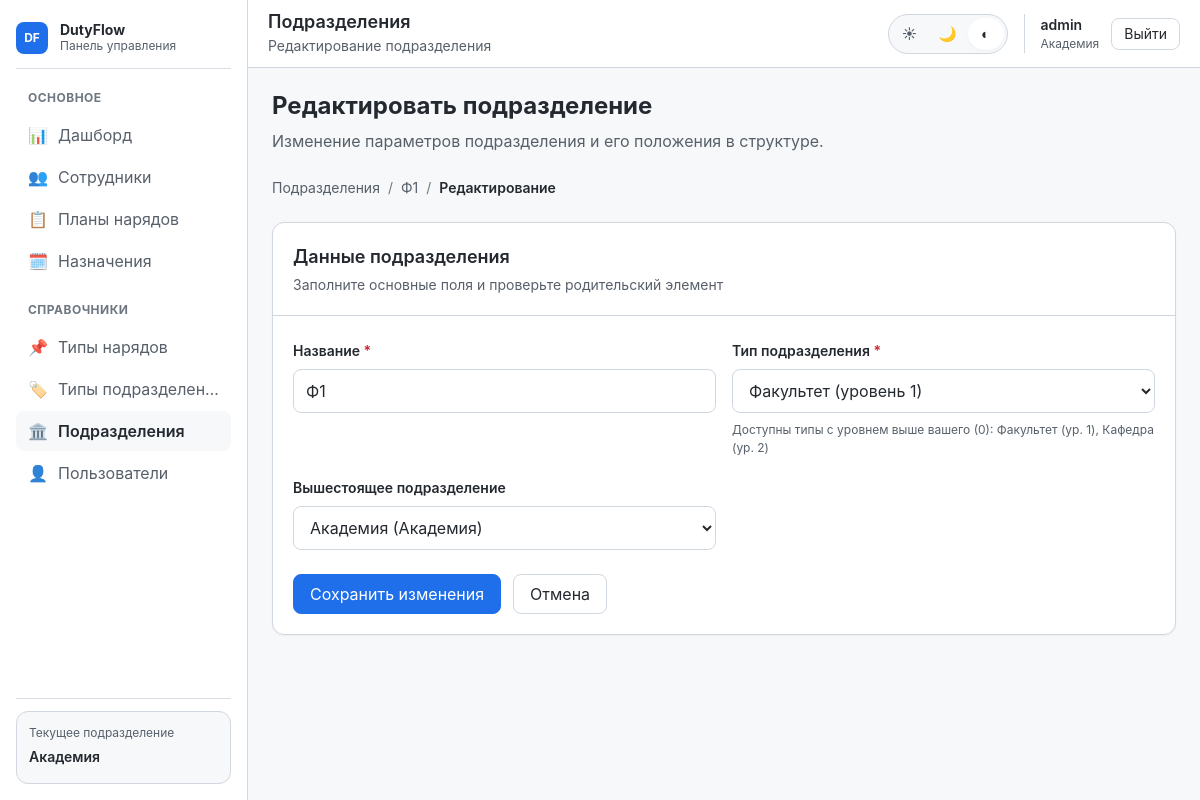
Page /units/2/edit/ (signed in) on the committed database.
### users_app/models.py (models this page shows, shortened)
class UserProfile(models.Model):
    user = models.OneToOneField(
        User,
        on_delete=models.CASCADE,
        related_name='profile'
    )
    unit = models.ForeignKey(
        Unit,
        on_delete=models.PROTECT,
        related_name='users'
    )
    created_by = models.ForeignKey(
        User,
        on_delete=models.SET_NULL,
        null=True,
        blank=True,
        related_name='created_users',
        verbose_name="Создал пользователь"
    )
    created_at = models.DateTimeField(auto_now_add=True, verbose_name="Дата создания")
    class Meta:
        verbose_name = "Профиль пользователя"
        verbose_name_plural = "Профили пользователей"

### units/models.py (models this page shows, shortened)
class Unit(models.Model):
    name = models.CharField(max_length=255, verbose_name="Название")
    parent = models.ForeignKey(
        'self',
        on_delete=models.SET_NULL,
        null=True,
        blank=True,
        related_name='children',
        verbose_name="Вышестоящее подразделение"
    )
    unit_type = models.ForeignKey(
        UnitType,
        on_delete=models.PROTECT,
        related_name='units',
        verbose_name="Тип подразделения"
    )
    class Meta:
        verbose_name = "Подразделение"
        verbose_name_plural = "Подразделения"
        ordering = ['unit_type__level', 'name']
    def get_descendants_ids(self, include_self=False):
        ids = [self.id] if include_self else []
        def collect(child):
            for c in child.children.all():
                ids.append(c.id)
                collect(c)
        collect(self)
        return ids
    def get_ancestors(self):
        ancestors = []
        current = self.parent
        while current:
            ancestors.append(current)
            current = current.parent
        return ancestors

### core/views/units/unit.py (the view)
@login_required
def unit_edit(request, pk):
    access = AccessService(request.user)
    unit = get_object_or_404(Unit, pk=pk)
    if not access.can_edit_unit(unit):
        messages.error(request, "У вас нет прав на редактирование этого подразделения")
        return redirect("units:list")
    if request.method == "POST":
        form = UnitForm(request.POST, instance=unit, user=request.user)
        if form.is_valid():
            try:
                unit = form.save()
                messages.success(request, f'Подразделение "{unit.name}" обновлено')
                return redirect("units:detail", pk=unit.pk)
            except IntegrityError as e:
                messages.error(request, f"Ошибка при обновлении подразделения: {str(e)}")
    else:
        form = UnitForm(instance=unit, user=request.user)
    return render(request, "app/units/form.html", {
        "form": form,
        "unit": unit,
        "active_tab": "units",
        "page_title": "Подразделения",
        "page_subtitle": "Редактирование подразделения",
        "title": "Редактировать подразделение",
    })

### templates/app/units/form.html (shortened to what this page needs)
{% extends 'app/base_app.html' %}
{% block app_content %}
<section class="page-section">
    <div class="page-header">
        <div class="page-header__main">
            <h2 class="page-header__title">{{ title }}</h2>
            <p class="page-header__subtitle">
                {% if unit %}
                    Изменение параметров подразделения и его положения в структуре.
                {% else %}
                    Создание нового подразделения в иерархии.
                {% endif %}
            </p>
        </div>
    </div>
</section>
{% if unit %}
<section class="page-section">
    <div class="unit-breadcrumbs">
        <a href="{% url 'units:list' %}" class="unit-breadcrumbs__link">Подразделения</a>
        <span class="unit-breadcrumbs__separator">/</span>
        <a href="{% url 'units:detail' unit.pk %}" class="unit-breadcrumbs__link">{{ unit.name }}</a>
        <span class="unit-breadcrumbs__separator">/</span>
        <span class="unit-breadcrumbs__current">Редактирование</span>
    </div>
</section>
{% endif %}
<section class="page-section">
    <article class="card form-card">
        <div class="card__header">
            <div>
                <h3 class="card__title">Данные подразделения</h3>
                <p class="card__subtitle">Заполните основные поля и проверьте родительский элемент</p>
            </div>
        </div>
        <div class="card__body">
            <form method="post" class="form">
                <div class="form-layout">
                    {% for field in form %}
                        <div class="form-field">
                            <label for="{{ field.id_for_label }}" class="form-field__label">
                                {{ field.label }}
                                {% if field.field.required %}
                                    <span class="form-field__required">*</span>
                                {% endif %}
                            </label>
                            {{ field }}
                            {% if field.help_text %}
                                <div class="form-field__help">{{ field.help_text }}</div>
                            {% endif %}
                        </div>
                    {% endfor %}
                </div>
                <div class="form-actions">
                    <button type="submit" class="button button--primary">
                        {% if unit %}Сохранить изменения{% else %}Создать подразделение{% endif %}
                    </button>
                    {% if unit %}
                        <a href="{% url 'units:detail' unit.pk %}" class="button">Отмена</a>
                    {% else %}
                        <a href="{% url 'units:list' %}" class="button">Отмена</a>
                    {% endif %}
                </div>
            </form>
        </div>
    </article>
</section>
{% endblock %}

### templates/components/layout/app_sidebar.html (shortened to what this page needs)
<aside class="app-sidebar" data-sidebar>
    <div class="app-sidebar__inner">
        <div class="app-sidebar__header">
            <a href="{% url 'auth:dashboard' %}" class="app-sidebar__brand">
                <span class="app-sidebar__brand-mark">DF</span>
                <div class="app-sidebar__brand-texts">
                    <span class="app-sidebar__brand-title">DutyFlow</span>
                    <span class="app-sidebar__brand-subtitle">Панель управления</span>
                </div>
            </a>
        </div>
        <div class="app-sidebar__section">
            <div class="app-sidebar__section-title">Основное</div>
            <nav class="app-sidebar__nav">
                <a href="{% url 'auth:dashboard' %}" class="nav-item {% if active_tab == 'dashboard' %}is-active{% endif %}">
                    <span class="nav-item__icon">📊</span>
                    <span class="nav-item__label">Дашборд</span>
                </a>
                <a href="{% url 'people:person_list' %}" class="nav-item {% if active_tab == 'people' %}is-active{% endif %}">
                    <span class="nav-item__icon">👥</span>
                    <span class="nav-item__label">Сотрудники</span>
                </a>
                <a href="{% url 'plan:list' %}" class="nav-item {% if active_tab == 'plans' %}is-active{% endif %}">
                    <span class="nav-item__icon">📋</span>
                    <span class="nav-item__label">Планы нарядов</span>
                </a>
                <a href="{% url 'assignment:calendar' %}" class="nav-item {% if active_tab == 'assignments' %}is-active{% endif %}">
                    <span class="nav-item__icon">🗓️</span>
                    <span class="nav-item__label">Назначения</span>
                </a>
            </nav>
        </div>
        <div class="app-sidebar__section">
            <div class="app-sidebar__section-title">Справочники</div>
            <nav class="app-sidebar__nav">
                {% if user.profile.unit.unit_type.level <= 1 %}
                <a href="{% url 'type:list' %}" class="nav-item {% if active_tab == 'duty_types' %}is-active{% endif %}">
                    <span class="nav-item__icon">📌</span>
                    <span class="nav-item__label">Типы нарядов</span>
                </a>
                {% endif %}
                {% if user.profile.unit.unit_type.level == 0 %}
                <a href="{% url 'unit_type:list' %}" class="nav-item {% if active_tab == 'unit_types' %}is-active{% endif %}">
                    <span class="nav-item__icon">🏷️</span>
                    <span class="nav-item__label">Типы подразделений</span>
                </a>
                {% endif %}
                <a href="{% url 'units:list' %}" class="nav-item {% if active_tab == 'units' %}is-active{% endif %}">
                    <span class="nav-item__icon">🏛️</span>
                    <span class="nav-item__label">Подразделения</span>
                </a>
                <a href="{% url 'users:list' %}" class="nav-item {% if active_tab == 'users' %}is-active{% endif %}">
                    <span class="nav-item__icon">👤</span>
                    <span class="nav-item__label">Пользователи</span>
                </a>
            </nav>
        </div>
        {% if user.profile and user.profile.unit %}
        <div class="app-sidebar__footer">
            <div class="app-sidebar__unit-card">
                <div class="app-sidebar__unit-label">Текущее подразделение</div>
                <div class="app-sidebar__unit-name">{{ user.profile.unit.name }}</div>
            </div>
        </div>
        {% endif %}
    </div>
</aside>

### templates/components/layout/app_header.html (shortened to what this page needs)
<header class="app-header">
    <div class="app-header__left">
        <div class="app-header__page">
            <h1 class="app-header__page-title">{{ page_title|default:"Панель управления" }}</h1>
            {% if page_subtitle %}
                <p class="app-header__page-subtitle">{{ page_subtitle }}</p>
            {% endif %}
        </div>
    </div>
    <div class="app-header__right">
        <div class="theme-switcher" data-theme-switcher>
            <button class="theme-switcher__button" type="button" data-theme-value="light" title="Светлая тема">☀</button>
            <button class="theme-switcher__button" type="button" data-theme-value="dark" title="Тёмная тема">🌙</button>
            <button class="theme-switcher__button" type="button" data-theme-value="system" title="Системная тема">◐</button>
        </div>
        <div class="user-chip">
            <div class="user-chip__content">
                <span class="user-chip__name">{{ request.user.username }}</span>
                {% if user.profile and user.profile.unit %}
                    <span class="user-chip__meta">{{ user.profile.unit.name }}</span>
                {% endif %}
            </div>
            <form method="post" action="{% url 'auth:logout' %}">
                <button type="submit" class="button button--sm">Выйти</button>
            </form>
        </div>
    </div>
</header>

### rows in the picture
Unit: name "Ф1", form "Ф1" "Факультет (уровень 1)" "Академия (Академия)"

### other values in the picture
{{ user.profile.unit.name }} "Академия"
{{ page_title|default:"Панель управления" }} "Подразделения"
{{ page_subtitle }} "Редактирование подразделения"
{{ request.user.username }} "admin"
{{ title }} "Редактировать подразделение"
{{ field.label }} "Название" "Тип подразделения" "Вышестоящее подразделение"
{{ field.help_text }} "Доступны типы с уровнем выше вашего (0): Факультет (ур. 1), Кафедра (ур. 2)"
